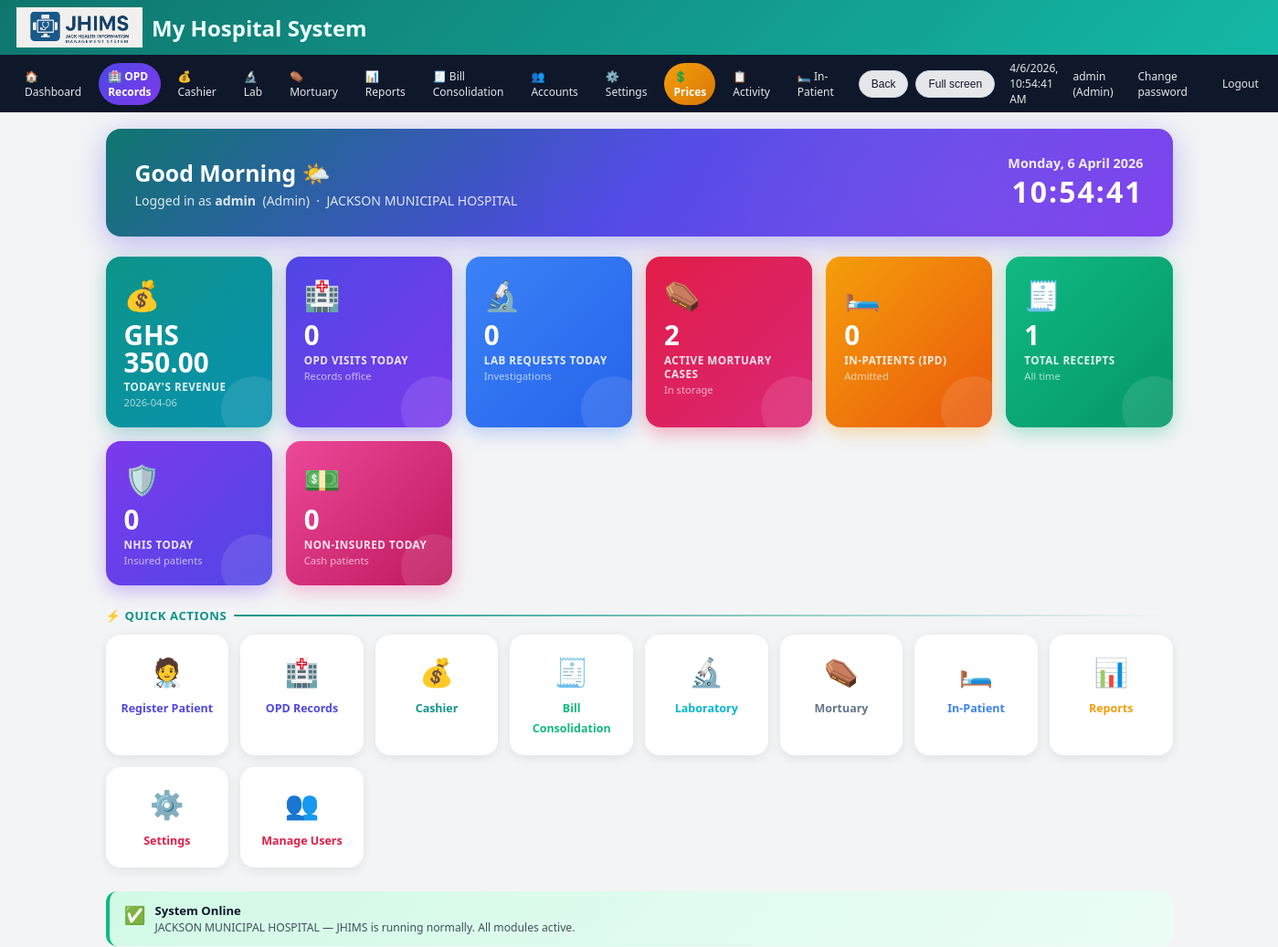
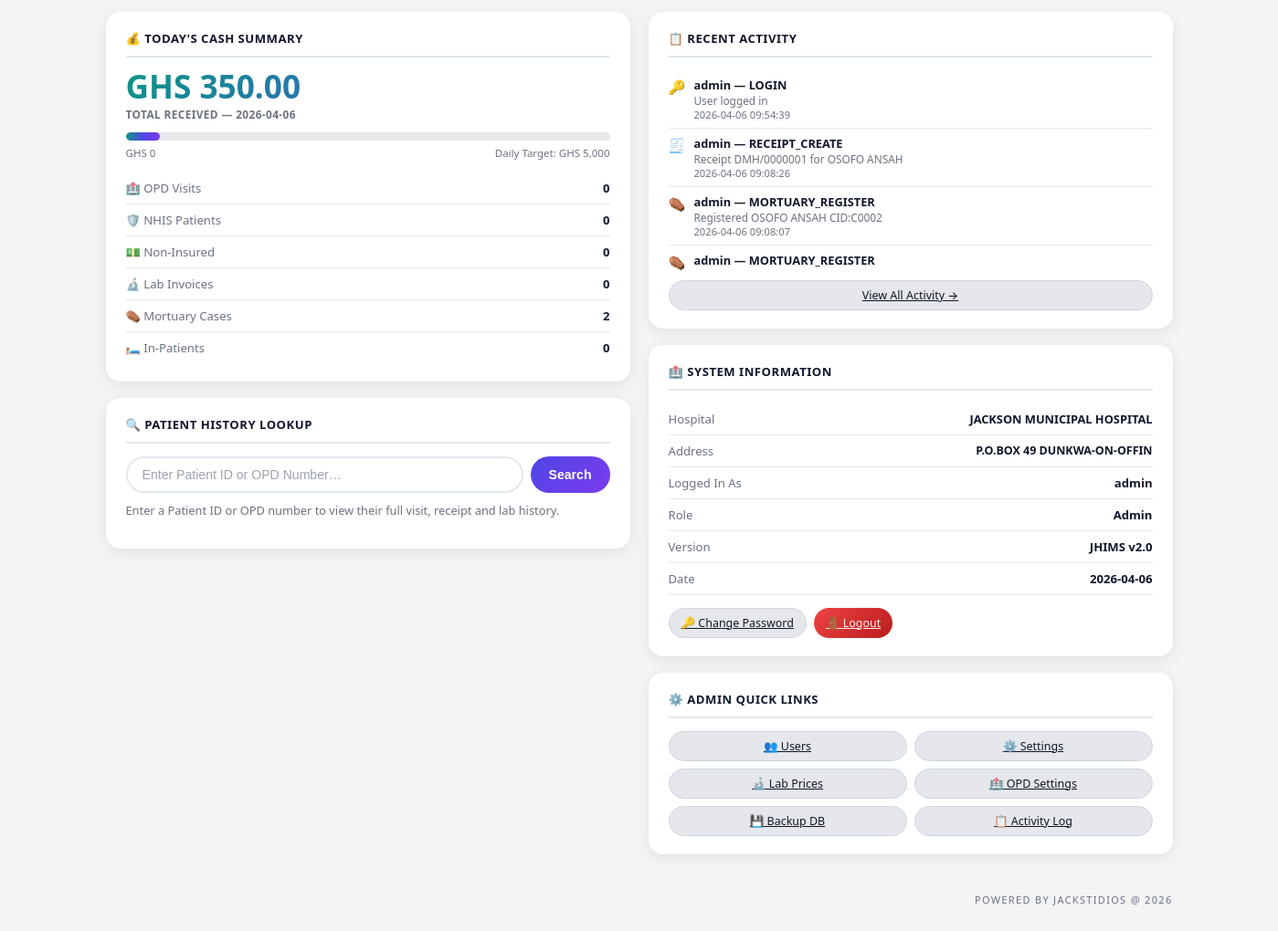
The app's page /dashboard (signed in) with its own data (2 pictures, top to bottom).
### tables this page shows
CREATE TABLE activity_log(id INTEGER PRIMARY KEY AUTOINCREMENT,timestamp TEXT,username TEXT,action TEXT,details TEXT);

### app.py (the view, shortened to what this page needs)
@app.route("/dashboard")
@login_required()
def dashboard():
    today = datetime.now().strftime("%Y-%m-%d")
    conn = get_db()
    c = conn.cursor()
    c.execute("SELECT COALESCE(SUM(amount_paid),0) FROM patient_records WHERE date=?", (today,))
    total_today = c.fetchone()[0]
    c.execute("SELECT COUNT(*) FROM opd_visits WHERE visit_date=?", (today,))
    today_opd_count = c.fetchone()[0]
    c.execute("SELECT COUNT(*) FROM opd_visits WHERE visit_date=? AND funding='NHIS'", (today,))
    today_nhis = c.fetchone()[0]
    c.execute("SELECT COUNT(*) FROM opd_visits WHERE visit_date=? AND funding='Non-Insured'", (today,))
    today_noninsured = c.fetchone()[0]
    c.execute("SELECT COUNT(*) FROM lab_requests WHERE substr(created_at,1,10)=?", (today,))
    today_lab_count = c.fetchone()[0]
    c.execute("SELECT COUNT(*) FROM mortuary_cases WHERE status='In-Mortuary'", )
    mortuary_count = c.fetchone()[0]
    try:
        c.execute("SELECT COUNT(*) FROM ipd WHERE status='Admitted'")
        ipd_count = c.fetchone()[0]
    except Exception:
        ipd_count = 0
    c.execute("SELECT COUNT(*) FROM patient_records")
    total_records = c.fetchone()[0]
    recent_activity = []
    c.execute("SELECT * FROM activity_log ORDER BY id DESC LIMIT 15")
    recent_activity = c.fetchall()
    pid = request.args.get("patient_id", "").strip()
    timeline = []
    conn.close()
    return render_template("dashboard.html",
        total_today=total_today, today=today,
        today_opd_count=today_opd_count,
        today_nhis=today_nhis,
        today_noninsured=today_noninsured,
        today_lab_count=today_lab_count,
        mortuary_count=mortuary_count,
        ipd_count=ipd_count,
        total_records=total_records,
        recent_activity=recent_activity,
        patient_id=pid, timeline=timeline)

### app.py (called while the page is built)
def get_db():
    conn = sqlite3.connect(DB_PATH)
    conn.row_factory = sqlite3.Row
    return conn

@app.context_processor
def inject_hospital():
    return dict(hospital=get_hospital())

def get_hospital():
    conn = get_db()
    c = conn.cursor()
    c.execute("SELECT * FROM hospital_settings LIMIT 1")
    data = c.fetchone()
    conn.close()
    return data

def login_required(role=None):
    def deco(f):
        @wraps(f)
        def wrapper(*args, **kwargs):
            if "user" not in session:
                return redirect(url_for("login"))
            if role and session.get("role") not in (role, "Admin"):
                flash("Access denied for your role.", "danger")
                return redirect(url_for("dashboard"))
            return f(*args, **kwargs)
        return wrapper
    return deco

@app.before_request
def startup():
    global _db_initialized
    if not _db_initialized:
        init_db()
        _db_initialized = True

@app.context_processor
def inject_globals():
    conn = get_db()
    c = conn.cursor()
    c.execute("SELECT name, insured_price, non_insured_price FROM lab_test_prices ORDER BY name")
    tests = c.fetchall()
    c.execute("SELECT name FROM services ORDER BY name")
    services = [r["name"] for r in c.fetchall()]
    conn.close()
    return dict(
        APP_NAME=APP_NAME,
        HOSPITAL_NAME=HOSPITAL_NAME,
        HOSPITAL_ADDRESS=HOSPITAL_ADDRESS,
        HOSPITAL_PHONE=HOSPITAL_PHONE,
        POWERED_BY=POWERED_BY,
        LAB_TESTS=tests,
        SERVICES=services,
        now=datetime.now,
    )

### templates/dashboard.html (shortened to what this page needs)
{% extends "base.html" %}
{% block content %}
<div class="greeting-banner">
  <div class="gb-left">
    <h2 id="greeting-text">Welcome 👋</h2>
    <p>Logged in as <strong>{{ session.get('user') }}</strong> &nbsp;({{ session.get('role') }}) &nbsp;·&nbsp; {{ HOSPITAL_NAME }}</p>
  </div>
  <div class="gb-right">
    <div class="gr-date" id="dash-date">{{ today }}</div>
    <div class="gr-time" id="dash-clock">--:--:--</div>
  </div>
</div>
<div class="stat-grid">
  {% if session.get('role') in ['Admin','Cashier'] %}
  <a href="{{ url_for('cashier') }}" class="stat-card sc-teal d1">
    <span class="sc-icon">💰</span>
    <div class="sc-val">GHS {{ '%.2f'|format(total_today or 0) }}</div>
    <div class="sc-lbl">Today's Revenue</div>
    <div class="sc-sub">{{ today }}</div>
  </a>
  {% endif %}
  {% if session.get('role') in ['Admin','Records'] %}
  <a href="{{ url_for('records') }}" class="stat-card sc-indigo d2">
    <span class="sc-icon">🏥</span>
    <div class="sc-val">{{ today_opd_count or 0 }}</div>
    <div class="sc-lbl">OPD Visits Today</div>
    <div class="sc-sub">Records office</div>
  </a>
  {% endif %}
  <a href="{{ url_for('lab') }}" class="stat-card sc-blue d3">
    <span class="sc-icon">🔬</span>
    <div class="sc-val">{{ today_lab_count or 0 }}</div>
    <div class="sc-lbl">Lab Requests Today</div>
    <div class="sc-sub">Investigations</div>
  </a>
  <a href="{{ url_for('mortuary') }}" class="stat-card sc-rose d4">
    <span class="sc-icon">⚰️</span>
    <div class="sc-val">{{ mortuary_count or 0 }}</div>
    <div class="sc-lbl">Active Mortuary Cases</div>
    <div class="sc-sub">In storage</div>
  </a>
  <a href="/ipd" class="stat-card sc-amber d5">
    <span class="sc-icon">🛏️</span>
    <div class="sc-val">{{ ipd_count or 0 }}</div>
    <div class="sc-lbl">In-Patients (IPD)</div>
    <div class="sc-sub">Admitted</div>
  </a>
  <a href="{{ url_for('reports_home') }}" class="stat-card sc-green d6">
    <span class="sc-icon">🧾</span>
    <div class="sc-val">{{ total_records or 0 }}</div>
    <div class="sc-lbl">Total Receipts</div>
    <div class="sc-sub">All time</div>
  </a>
  <a href="{{ url_for('records') }}" class="stat-card sc-violet d7">
    <span class="sc-icon">🛡️</span>
    <div class="sc-val">{{ today_nhis or 0 }}</div>
    <div class="sc-lbl">NHIS Today</div>
    <div class="sc-sub">Insured patients</div>
  </a>
  <a href="{{ url_for('cashier') }}" class="stat-card sc-pink d8">
    <span class="sc-icon">💵</span>
    <div class="sc-val">{{ today_noninsured or 0 }}</div>
    <div class="sc-lbl">Non-Insured Today</div>
    <div class="sc-sub">Cash patients</div>
  </a>
</div>
<div class="qa-title">⚡ Quick Actions</div>
<div class="quick-grid">
  {% if session.get('role') in ['Admin','Records'] %}
  <a href="{{ url_for('records_register') }}" class="quick-btn qb-records d1"><span class="qb-icon">🧑‍⚕️</span><span class="qb-lbl">Register Patient</span></a>
  <a href="{{ url_for('records') }}" class="quick-btn qb-records d2"><span class="qb-icon">🏥</span><span class="qb-lbl">OPD Records</span></a>
  {% endif %}
  {% if session.get('role') in ['Admin','Cashier'] %}
  <a href="{{ url_for('cashier') }}" class="quick-btn qb-cashier d1"><span class="qb-icon">💰</span><span class="qb-lbl">Cashier</span></a>
  <a href="{{ url_for('bill_consolidation') }}" class="quick-btn qb-bill d2"><span class="qb-icon">🧾</span><span class="qb-lbl">Bill Consolidation</span></a>
  {% endif %}
  {% if session.get('role') in ['Admin','Lab'] %}
  <a href="{{ url_for('lab') }}" class="quick-btn qb-lab d3"><span class="qb-icon">🔬</span><span class="qb-lbl">Laboratory</span></a>
  {% endif %}
  {% if session.get('role') in ['Admin','Mortuary'] %}
  <a href="{{ url_for('mortuary') }}" class="quick-btn qb-mort d4"><span class="qb-icon">⚰️</span><span class="qb-lbl">Mortuary</span></a>
  {% endif %}
  <a href="/ipd" class="quick-btn qb-ipd d5"><span class="qb-icon">🛏️</span><span class="qb-lbl">In-Patient</span></a>
  <a href="{{ url_for('reports_home') }}" class="quick-btn qb-rpt d6"><span class="qb-icon">📊</span><span class="qb-lbl">Reports</span></a>
  {% if session.get('role') == 'Admin' %}
  <a href="{{ url_for('settings') }}" class="quick-btn qb-set d7"><span class="qb-icon">⚙️</span><span class="qb-lbl">Settings</span></a>
  <a href="{{ url_for('manage_users') }}" class="quick-btn qb-set d8"><span class="qb-icon">👥</span><span class="qb-lbl">Manage Users</span></a>
  {% endif %}
</div>
<div class="notice-box nb-success">
  <div class="nb-icon">✅</div>
  <div><div class="nb-title">System Online</div><div class="nb-sub">{{ HOSPITAL_NAME }} — JHIMS is running normally. All modules active.</div></div>
</div>
<div class="dash-cols">
  <div>
    {% if session.get('role') in ['Admin','Cashier'] %}
    <div class="panel">
      <div class="panel-title">💰 Today's Cash Summary</div>
      <div class="cash-amount">GHS {{ '%.2f'|format(total_today or 0) }}</div>
      <div class="cash-label">Total received — {{ today }}</div>
      <div class="progress-bar-wrap">
        <div class="progress-bar-fill" style="width:{{ [((total_today or 0)/5000*100),100]|min }}%;"></div>
      </div>
      <div style="display:flex;justify-content:space-between;margin-top:6px;font-size:.72rem;color:var(--text-muted,#6b7280);">
        <span>GHS 0</span><span>Daily Target: GHS 5,000</span>
      </div>
      <div style="margin-top:14px;">
        <div class="info-row"><span class="ir-label">🏥 OPD Visits</span><span class="ir-val">{{ today_opd_count or 0 }}</span></div>
        <div class="info-row"><span class="ir-label">🛡️ NHIS Patients</span><span class="ir-val">{{ today_nhis or 0 }}</span></div>
        <div class="info-row"><span class="ir-label">💵 Non-Insured</span><span class="ir-val">{{ today_noninsured or 0 }}</span></div>
        <div class="info-row"><span class="ir-label">🔬 Lab Invoices</span><span class="ir-val">{{ today_lab_count or 0 }}</span></div>
        <div class="info-row"><span class="ir-label">⚰️ Mortuary Cases</span><span class="ir-val">{{ mortuary_count or 0 }}</span></div>
        <div class="info-row"><span class="ir-label">🛏️ In-Patients</span><span class="ir-val">{{ ipd_count or 0 }}</span></div>
      </div>
    </div>
    {% endif %}
    <div class="panel">
      <div class="panel-title">🔍 Patient History Lookup</div>
      <form method="get" action="{{ url_for('dashboard') }}">
        <div class="search-inp-row">
          <input type="text" name="patient_id" value="{{ patient_id or '' }}" placeholder="Enter Patient ID or OPD Number…" />
          <button type="submit" class="btn-srch">Search</button>
        </div>
      </form>
      {% if patient_id and timeline %}
      <ul class="timeline">
        {% for row in timeline %}
        <li class="tl-item">
          <div class="tl-dot tl-dot-{{ row.source|lower }}">
            {% if row.source=='Receipt' %}🧾{% elif row.source=='Lab' %}🔬{% else %}⚰️{% endif %}
          </div>
          <div class="tl-body">
            <div class="tl-title">{{ row.label }}</div>
            <div class="tl-meta">{{ row.source }} · {{ row.ref }} · {{ row.date }}</div>
            <div class="tl-amt">GHS {{ '%.2f'|format(row.amount or 0) }}</div>
          </div>
        </li>
        {% endfor %}
      </ul>
      <a class="btn btn-secondary" style="margin-top:10px;font-size:.8rem;" href="{{ url_for('bill_consolidation', patient_id=patient_id) }}">📋 Open Bill Consolidation</a>
      {% elif patient_id %}
      <p style="padding:16px 0;text-align:center;color:var(--text-muted,#6b7280);font-size:.84rem;">No history found for <strong>{{ patient_id }}</strong>.</p>
      {% else %}
      <p style="font-size:.8rem;color:var(--text-muted,#6b7280);margin-top:10px;">Enter a Patient ID or OPD number to view their full visit, receipt and lab history.</p>
      {% endif %}
    </div>
  </div>
  <div>
    {% if session.get('role') == 'Admin' %}
    <div class="panel">
      <div class="panel-title">📋 Recent Activity</div>
      <div class="activity-ticker">
        {% if recent_activity %}
          {% for act in recent_activity %}
          <div class="activity-item">
            <span class="at-icon">{% if 'LOGIN' in act.action %}🔑{% elif 'RECEIPT' in act.action %}🧾{% elif 'LAB' in act.action %}🔬{% elif 'OPD' in act.action %}🏥{% elif 'MORT' in act.action %}⚰️{% else %}📌{% endif %}</span>
            <div>
              <div class="at-action">{{ act.username }} — {{ act.action }}</div>
              <div style="font-size:.74rem;color:var(--text-muted,#6b7280);">{{ act.details }}</div>
              <div class="at-time">{{ act.timestamp }}</div>
            </div>
          </div>
          {% endfor %}
        {% else %}
          <p style="text-align:center;padding:20px;color:var(--text-muted,#6b7280);font-size:.82rem;">No recent activity.</p>
        {% endif %}
      </div>
      <a href="{{ url_for('activity_log') }}" class="btn btn-secondary" style="margin-top:10px;font-size:.78rem;width:100%;display:block;text-align:center;">View All Activity →</a>
    </div>
    {% endif %}
    <div class="panel">
      <div class="panel-title">🏥 System Information</div>
      <div class="info-row"><span class="ir-label">Hospital</span><span class="ir-val" style="font-size:.8rem;">{{ HOSPITAL_NAME }}</span></div>
      <div class="info-row"><span class="ir-label">Address</span><span class="ir-val" style="font-size:.78rem;">{{ HOSPITAL_ADDRESS }}</span></div>
      <div class="info-row"><span class="ir-label">Logged In As</span><span class="ir-val">{{ session.get('user') }}</span></div>
      <div class="info-row"><span class="ir-label">Role</span><span class="ir-val">{{ session.get('role') }}</span></div>
      <div class="info-row"><span class="ir-label">Version</span><span class="ir-val">JHIMS v2.0</span></div>
      <div class="info-row"><span class="ir-label">Date</span><span class="ir-val" id="sys-date">{{ today }}</span></div>
      <div style="margin-top:14px;display:flex;gap:8px;flex-wrap:wrap;">
        <a href="{{ url_for('change_password') }}" class="btn btn-secondary" style="font-size:.78rem;">🔑 Change Password</a>
        <a href="{{ url_for('logout') }}" class="btn btn-danger" style="font-size:.78rem;">🚪 Logout</a>
      </div>
    </div>
    {% if session.get('role') == 'Admin' %}
    <div class="panel">
      <div class="panel-title">⚙️ Admin Quick Links</div>
      <div style="display:grid;grid-template-columns:1fr 1fr;gap:8px;">
        <a href="{{ url_for('manage_users') }}" class="btn btn-secondary" style="font-size:.78rem;justify-content:center;">👥 Users</a>
        <a href="{{ url_for('settings') }}" class="btn btn-secondary" style="font-size:.78rem;justify-content:center;">⚙️ Settings</a>
        <a href="{{ url_for('settings_lab_prices') }}" class="btn btn-secondary" style="font-size:.78rem;justify-content:center;">🔬 Lab Prices</a>
        <a href="{{ url_for('records_settings') }}" class="btn btn-secondary" style="font-size:.78rem;justify-content:center;">🏥 OPD Settings</a>
        <a href="{{ url_for('admin_backup') }}" class="btn btn-secondary" style="font-size:.78rem;justify-content:center;">💾 Backup DB</a>
        <a href="{{ url_for('activity_log') }}" class="btn btn-secondary" style="font-size:.78rem;justify-content:center;">📋 Activity Log</a>
      </div>
    </div>
    {% endif %}
  </div>
</div>
<div class="footer-text">{{ POWERED_BY }}</div>
{% endblock %}

### templates/base.html (style rules this page uses)
:root { --accent:#0f766e; --accent-strong:#0d9488; --accent-soft:#a7f3d0; --danger:#b91c1c; --border-soft:#e2e8f0; --bg-light:#f3f4f6; --bg-card:#ffffff; --text-main:#0f172a; --text-muted:#6b7280; }
* { box-sizing:border-box; }
body { margin:0; font-family:system-ui,-apple-system,BlinkMacSystemFont,"Segoe UI",sans-serif; }
body.theme-light { background:var(--bg-light); color:var(--text-main); }
input[type=text], input[type=password], input[type=number], input[type=date], select, textarea { width:100%; padding:7px 9px; border-radius:10px; border:1px solid #cbd5e1; font-size:13px; background:#ffffff; color:#0f172a; outline:none; transition:.15s border-color,.15s box-shadow,.15s background; }
input::placeholder,textarea::placeholder { color:#9ca3af; }
.btn { display:inline-flex; align-items:center; justify-content:center; gap:5px; padding:7px 13px; border-radius:999px; border:none; font-size:12px; font-weight:500; cursor:pointer; white-space:nowrap; transition:.16s transform,.16s box-shadow,.16s background; }
.btn-secondary { background:#e5e7eb; color:#111827; border:1px solid #cbd5e1; }
.btn-danger { background:linear-gradient(135deg,#ef4444,#b91c1c); color:#fef2f2; }
.footer-text { font-size:11px; color:#6b7280; margin-top:10px; text-align:right; letter-spacing:.12em; text-transform:uppercase; }

### records on screen
activity_log: username "admin", action "LOGIN", details "User logged in", timestamp "2026-04-06 09:54:39"
activity_log: username "admin", action "RECEIPT_CREATE", details "Receipt DMH/0000001 for OSOFO ANSAH", timestamp "2026-04-06 09:08:26"
activity_log: username "admin", action "MORTUARY_REGISTER", details "Registered OSOFO ANSAH CID:C0002", timestamp "2026-04-06 09:08:07"
activity_log: username "admin", action "MORTUARY_REGISTER"

### other values on screen
{{ hospital.hospital_name or "My Hospital System" }} "My Hospital System"
{{ session.get('user') }} "admin"
{{ session.get('role') }} "Admin"
{{ HOSPITAL_NAME }} "JACKSON MUNICIPAL HOSPITAL"
{{ '%.2f'|format(total_today or 0) }} "350.00"
{{ today_opd_count or 0 }} "0"
{{ today_lab_count or 0 }} "0"
{{ mortuary_count or 0 }} "2"
{{ ipd_count or 0 }} "0"
{{ total_records or 0 }} "1"
{{ today_nhis or 0 }} "0"
{{ today_noninsured or 0 }} "0"
{{ HOSPITAL_ADDRESS }} "P.O.BOX 49 DUNKWA-ON-OFFIN"
{{ POWERED_BY }} "POWERED BY JACKSTIDIOS @ 2026"
